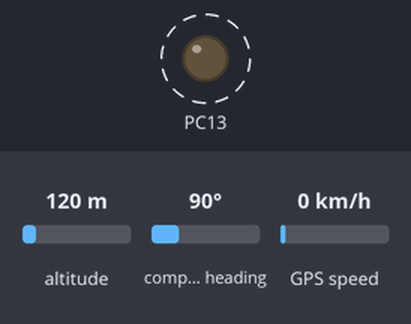
A program run on a simulated STM32 Black Pill. Shown: output pins drawn as LEDs (lit = HIGH). Dashed ring = blinking. The test bench sets the inputs (shaded band); at power-on: altitude 120 m, compass heading 90°, GPS speed 0 km/h. The GPS gets a fix after 3 s at 37.7749, -122.4194 with 8 satellites; what the program prints to the serial monitor is not drawn.

Above: at 0.5 s.
Timing chart, 0 to 4.6 s (numbered marks = the images above):
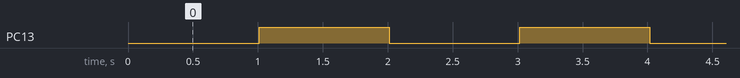

Measured:
- by itself, PC13: alternates HIGH for 1.0 s and LOW for 1.0 s

The program:

main.cpp
```cpp
#include <Arduino.h>
#include <TinyGPSPlus.h>

static constexpr int EVENTS_NUM = 2;

enum EventNames{
  TOGGLE_LED,
  PRINT_GPS
};

unsigned long events_time[EVENTS_NUM];
unsigned long events_delays[EVENTS_NUM];
bool events[EVENTS_NUM];
unsigned long current_time;

HardwareSerial SerialGPS(PA10, PA15);
TinyGPSPlus gps;

void setup() {
  pinMode(PC13, OUTPUT);
  Serial.begin(9600);
  SerialGPS.begin(9600);
  events_delays[TOGGLE_LED] = 1000;
  events_delays[PRINT_GPS] = 5000;
}

void loop() {
  current_time = millis();
  for(int i = 0; i < EVENTS_NUM; i++){
    events[i] = (current_time - events_time[i] > events_delays[i]);
  }

  while (SerialGPS.available() > 0){
    gps.encode(SerialGPS.read());
  }

  if(events[TOGGLE_LED]){
    digitalWrite(PC13, !digitalRead(PC13));
    events_time[TOGGLE_LED] = current_time;
  }

  if(events[PRINT_GPS]){
    Serial.print("Position: ");
    Serial.print(gps.location.lat(), 6);
    Serial.print(' ');
    Serial.println(gps.location.lng(), 6);
    events_time[PRINT_GPS] = current_time;
  }
}
```
